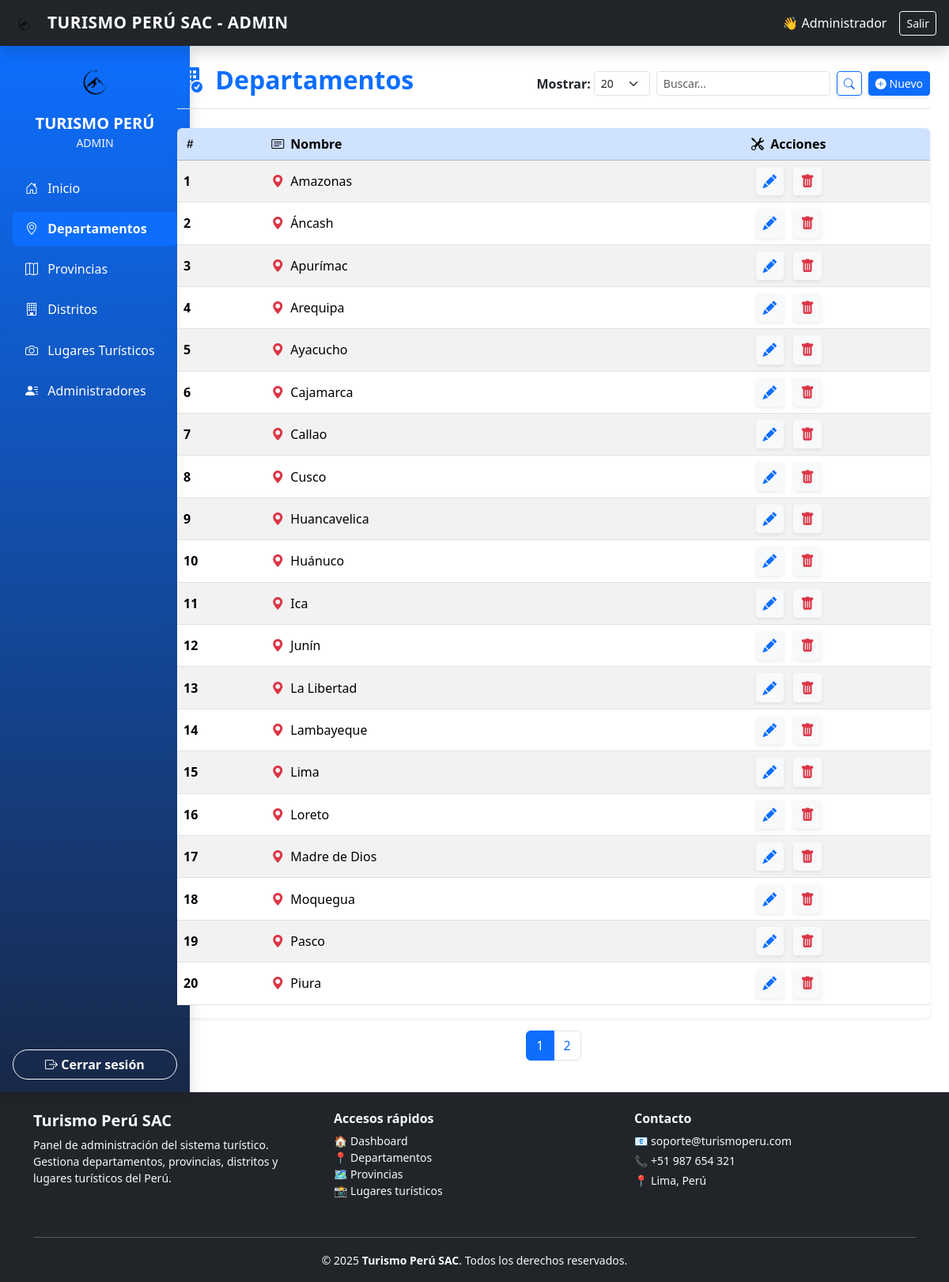
Screenshot of /views/admin/departamentos/listar.php (signed in) with the database file from the repository.
### tables this page shows
CREATE TABLE `departamentos` (
  `id_departamento` int(11) NOT NULL,
  `nombre` varchar(100) NOT NULL
);

### controllers/DepartamentoController.php (called while the page is built, shortened)
<?php
require_once __DIR__ . '/../models/Departamento.php';
class DepartamentoController {
    private $model;
    public function __construct() {
        $this->model = new Departamento();
    }
    public function index(string $search = '', int $page = 1, int $limit = 20): array {
        $page = max(1, $page);
        $offset = ($page - 1) * $limit;
        $data = $this->model->getAll($search, $limit, $offset);
        $total = $this->model->count($search);
        $totalPages = (int) ceil($total / $limit);
        return [
            'data' => $data,
            'total' => $total,
            'page' => $page,
            'totalPages' => $totalPages,
            'search' => $search,
            'limit' => $limit,
        ];
    }
}

### models/Departamento.php (called while the page is built, shortened)
<?php
require_once __DIR__ . '/../config/config.php';
class Departamento {
    private $pdo;
    public function __construct() {
        global $pdo;
        $this->pdo = $pdo;
    }
    public function getAll(string $search = '', int $limit = 20, int $offset = 0): array {
        $sql = "SELECT id_departamento, nombre
                FROM departamentos
                WHERE nombre LIKE :search
                ORDER BY nombre ASC
                LIMIT :limit OFFSET :offset";
        $stmt = $this->pdo->prepare($sql);
        $stmt->bindValue(':search', "%$search%", PDO::PARAM_STR);
        $stmt->bindValue(':limit', $limit, PDO::PARAM_INT);
        $stmt->bindValue(':offset', $offset, PDO::PARAM_INT);
        $stmt->execute();
        return $stmt->fetchAll(PDO::FETCH_ASSOC);
    }
    public function count(string $search = ''): int {
        $sql = "SELECT COUNT(*) FROM departamentos WHERE nombre LIKE :search";
        $stmt = $this->pdo->prepare($sql);
        $stmt->bindValue(':search', "%$search%", PDO::PARAM_STR);
        $stmt->execute();
        return (int)$stmt->fetchColumn();
    }
}

### views/admin/departamentos/listar.php (the view, shortened to what this page needs)
<?php
require_once __DIR__ . '/../../../controllers/DepartamentoController.php';
$search = $_GET['search'] ?? '';
$page   = isset($_GET['page']) ? max(1, (int)$_GET['page']) : 1;
$limit  = isset($_GET['limit']) ? (int)$_GET['limit'] : 20;
$controller = new DepartamentoController();
$result = $controller->index($search, $page, $limit);
$departamentos = $result['data'];
$totalPages    = $result['totalPages'];
$currentPage   = $result['page'];
require view_path('views/admin/templates/header.php');
require view_path('views/admin/templates/topbar.php');
?>
<div class="container-fluid">
  <div class="row">
    <div class="col-md-3 col-lg-2 p-0">
      <?php require view_path('views/admin/templates/sidebar.php'); ?>
    </div>
    <main class="col-md-9 col-lg-10 px-md-4 py-4">
      <div class="d-flex justify-content-between align-items-center mb-4 border-bottom pb-2">
        <h2 class="fw-bold text-primary">
          <i class="bi bi-building-fill-check me-2 text-primary"></i> Departamentos
        </h2>
        <div class="d-flex align-items-center">
          <form method="GET" class="d-flex align-items-center me-2">
            <label for="limit" class="me-1 fw-semibold">Mostrar:</label>
            <select name="limit" id="limit" class="form-select form-select-sm me-2 w-auto" onchange="this.form.submit()">
              <option value="20" <?= $limit == 20 ? 'selected' : '' ?>>20</option>
            </select>
            <input type="text" name="search" value="<?= htmlspecialchars($search) ?>"
              class="form-control form-control-sm me-2" placeholder="Buscar...">
            <button type="submit" class="btn btn-sm btn-outline-primary shadow-sm" data-bs-toggle="tooltip" title="Buscar">
              <i class="bi bi-search text-primary"></i>
            </button>
          </form>
          <a href="crear.php" class="btn btn-primary btn-sm shadow-sm" data-bs-toggle="tooltip" title="Nuevo departamento">
            <i class="bi bi-plus-circle-fill"></i> Nuevo
          </a>
        </div>
      </div>
      <div class="table-responsive shadow-sm rounded">
        <table class="table table-striped align-middle table-hover">
          <thead class="table-primary text-dark">
            <tr>
              <th scope="col"><i class="bi bi-hash"></i></th>
              <th scope="col"><i class="bi bi-card-text me-1"></i> Nombre</th>
              <th scope="col" class="text-center"><i class="bi bi-tools me-1"></i> Acciones</th>
            </tr>
          </thead>
          <tbody>
            <?php if ($departamentos): ?>
              <?php $i = ($currentPage - 1) * $limit + 1; ?>
              <?php foreach ($departamentos as $d): ?>
                <tr>
                  <td class="fw-semibold"><?= $i++ ?></td>
                  <td><i class="bi bi-geo-alt-fill text-danger me-1"></i> <?= htmlspecialchars($d['nombre']) ?></td>
                  <td class="text-center">
                    <a href="editar.php?id=<?= $d['id_departamento'] ?>"
                       class="btn btn-sm btn-light me-2 shadow-sm icon-btn"
                       data-bs-toggle="tooltip"
                       data-bs-placement="top"
                       title="Editar">
                      <i class="bi bi-pencil-fill text-primary"></i>
                    </a>
                    <a href="#"
                       class="btn btn-sm btn-light shadow-sm icon-btn"
                       data-bs-toggle="modal"
                       data-bs-target="#deleteModal"
                       data-id="<?= $d['id_departamento'] ?>"
                       data-nombre="<?= htmlspecialchars($d['nombre']) ?>"
                       title="Eliminar">
                      <i class="bi bi-trash-fill text-danger"></i>
                    </a>
                  </td>
                </tr>
              <?php endforeach; ?>
            <?php endif; ?>
          </tbody>
        </table>
      </div>
      <?php if ($totalPages > 1): ?>
        <nav aria-label="Paginación">
          <ul class="pagination justify-content-center mt-3">
            <?php for ($p = 1; $p <= $totalPages; $p++): ?>
              <li class="page-item <?= $p == $currentPage ? 'active' : '' ?>">
                <a class="page-link" href="?search=<?= urlencode($search) ?>&limit=<?= $limit ?>&page=<?= $p ?>">
                  <?= $p ?>
                </a>
              </li>
            <?php endfor; ?>
          </ul>
        </nav>
      <?php endif; ?>
    </main>
  </div>
</div>
<?php require view_path('views/admin/templates/footer.php'); ?>

### assets/css/style.css (style rules this page uses)
:root { --brand: #0d6efd; --brand-dark: #0b5ed7; --bg-soft: #f8f9fa; }
body { font-family: system-ui, -apple-system, "Segoe UI", Roboto, "Helvetica Neue", Arial, "Noto Sans", "Liberation Sans", sans-serif; }

### views/admin/departamentos/listar.php (style rules this page uses)
.icon-btn i { font-size: 1.1rem; transition: transform 0.2s ease, color 0.2s ease; }

### rows the page displays
departamentos: nombre "Amazonas"
departamentos: nombre "Áncash"
departamentos: nombre "Apurímac"
departamentos: nombre "Arequipa"
departamentos: nombre "Ayacucho"
departamentos: nombre "Cajamarca"
departamentos: nombre "Callao"
departamentos: nombre "Cusco"
departamentos: nombre "Huancavelica"
departamentos: nombre "Huánuco"
departamentos: nombre "Ica"
departamentos: nombre "Junín"
departamentos: nombre "La Libertad"
departamentos: nombre "Lambayeque"
departamentos: nombre "Lima"
departamentos: nombre "Loreto"
departamentos: nombre "Madre de Dios"
departamentos: nombre "Moquegua"
departamentos: nombre "Pasco"
departamentos: nombre "Piura"

### other values shown
APP_NAME "TURISMO PERÚ SAC"
$_SESSION['admin_nombre'] "Administrador"
